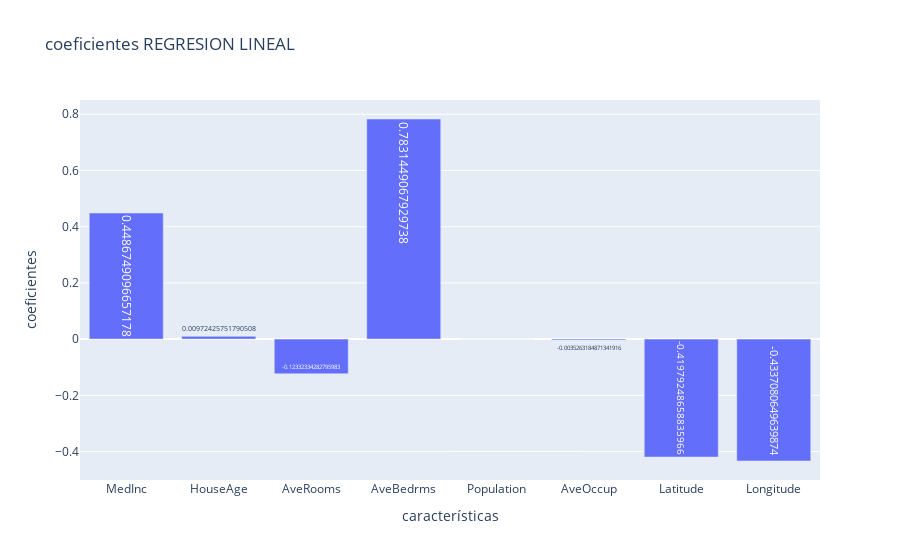
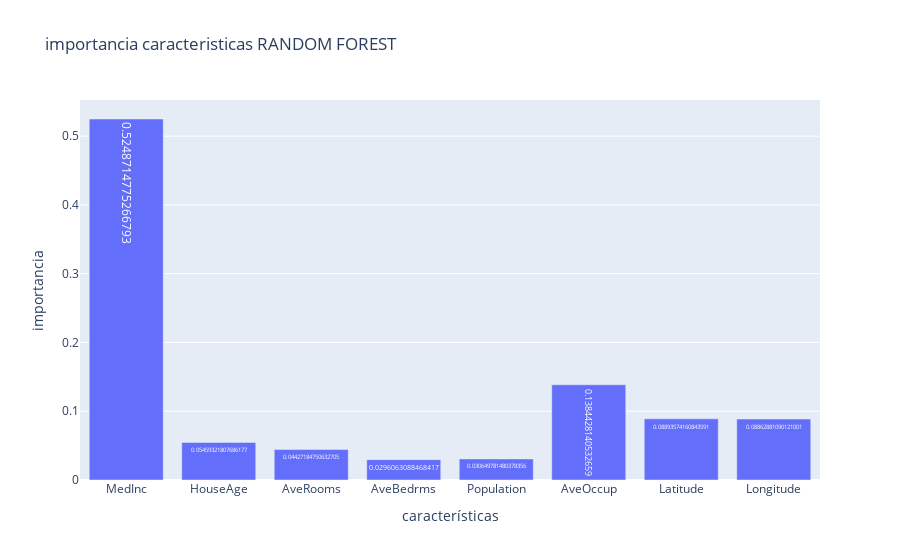

Write notebook code for charts like these, in order.
### Markdown cell above
d) Visualiza cuales son las variables (coeficientes) más importantes en cada uno de los modelos. (1.25 puntos)

### Code cell
#coef regresion lineal
coeficientes = linear_model.coef_

#caracteristicas importantes rf
importancia_caracteristicas = random_forest_model.feature_importances_

#caracteristicas
caracteristicas = x.columns

#graf coeficientes reg lineal
fig_linear = pg.Figure()
fig_linear.add_trace(pg.Bar(
    x=caracteristicas,
    y=coeficientes,
    text=coeficientes,
    textposition='auto',
    name='coeficientes REGRESION LINEAL'
))
fig_linear.update_layout(
    title='coeficientes REGRESION LINEAL',
    xaxis_title='características',
    yaxis_title='coeficientes'
)

#graf coedicienres random forest
fig_rf = pg.Figure()
fig_rf.add_trace(pg.Bar(
    x=caracteristicas,
    y=importancia_caracteristicas,
    text=importancia_caracteristicas,
    textposition='auto',
    name='importancia carac RANDOM FOREST'
))
fig_rf.update_layout(
    title='importancia caracteristicas RANDOM FOREST',
    xaxis_title='características',
    yaxis_title='importancia'
)

fig_linear.show()
fig_rf.show()

### Figure 1 — Plotly figure (JSON) as saved in the notebook; plotly's stock layout.template omitted (floating-point values rounded to 4 significant figures)
{"data": [{"name": "coeficientes REGRESION LINEAL", "text": [0.4487, 0.009724, -0.1233, 0.7831, -2.03e-06, -0.003526, -0.4198, -0.4337], "textposition": "auto", "type": "bar", "x": ["MedInc", "HouseAge", "AveRooms", "AveBedrms", "Population", "AveOccup", "Latitude", "Longitude"], "y": [0.4487, 0.009724, -0.1233, 0.7831, -2.03e-06, -0.003526, -0.4198, -0.4337]}], "layout": {"title": {"text": "coeficientes REGRESION LINEAL"}, "xaxis": {"title": {"text": "características"}}, "yaxis": {"title": {"text": "coeficientes"}}}}

### Figure 2 — Plotly figure (JSON) as saved in the notebook; plotly's stock layout.template omitted (floating-point values rounded to 4 significant figures)
{"data": [{"name": "importancia carac RANDOM FOREST", "text": [0.5249, 0.05459, 0.04427, 0.02961, 0.03065, 0.1384, 0.08894, 0.08863], "textposition": "auto", "type": "bar", "x": ["MedInc", "HouseAge", "AveRooms", "AveBedrms", "Population", "AveOccup", "Latitude", "Longitude"], "y": [0.5249, 0.05459, 0.04427, 0.02961, 0.03065, 0.1384, 0.08894, 0.08863]}], "layout": {"title": {"text": "importancia caracteristicas RANDOM FOREST"}, "xaxis": {"title": {"text": "características"}}, "yaxis": {"title": {"text": "importancia"}}}}
